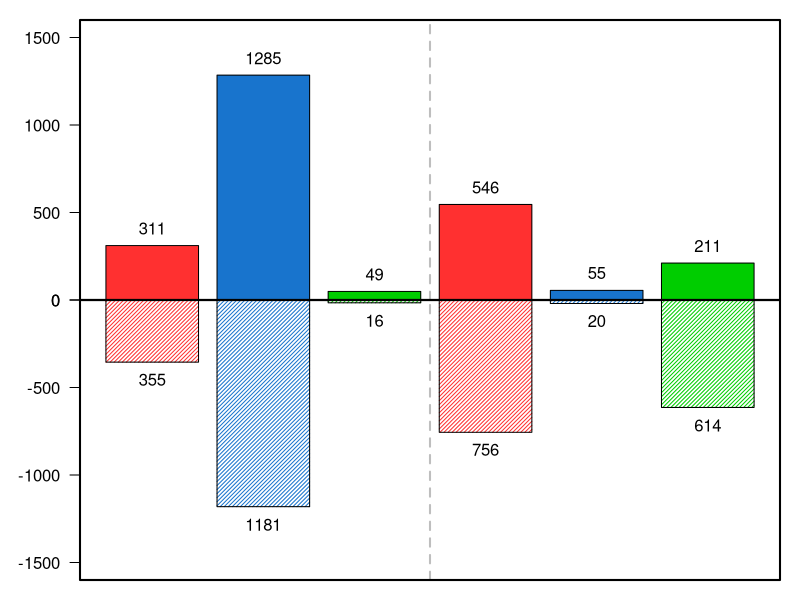
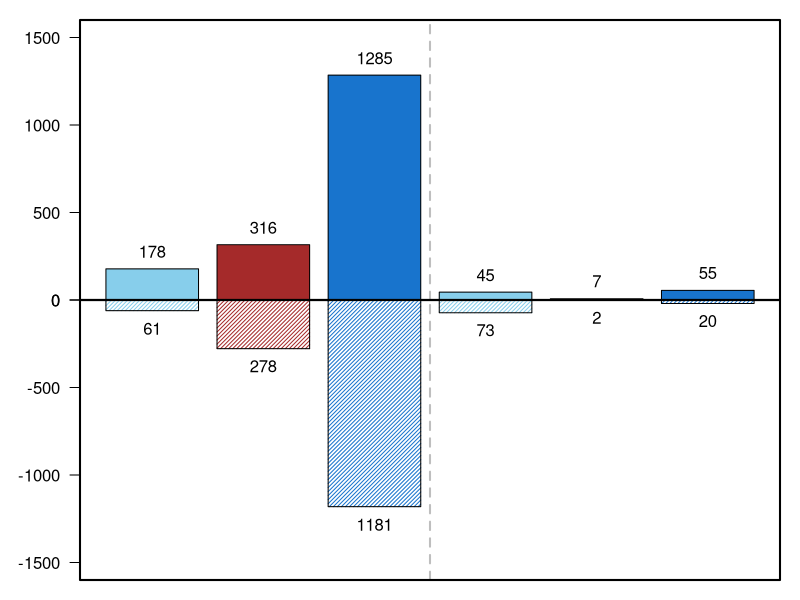

R code for these plots, in order:
###Author: Harry Fischl
###Bar charts of number of genes showing significant (padj < 0.05) differential transcript levels (up and down regulation) at each cold temperature condition v 37 degrees
###Figure 2A and Figure EV2F
###############################Work directories

TWD = getwd()
TWD1 = "./DESeq/DifferentialGeneExpressionGeneLists/"
TWD2 = "./Rplots/"
setwd(TWD1)
################################################################################

ctemp1 = read.csv("AC16_37d_C_vs_AC16_28d24h_C_DESEQ.csv", stringsAsFactors = F) #A
ctemp2 = read.csv("AC16_37d_C_vs_AC16_18d24h_C_DESEQ.csv", stringsAsFactors = F) #B
ctemp3 = read.csv("AC16_37d_C_vs_AC16_8d24h_C_DESEQ.csv", stringsAsFactors = F) #C
ntemp1 = read.csv("AC16_37d_N_vs_AC16_28d24h_N_DESEQ.csv", stringsAsFactors = F) #A
ntemp2 = read.csv("AC16_37d_N_vs_AC16_18d24h_N_DESEQ.csv", stringsAsFactors = F) #B
ntemp3 = read.csv("AC16_37d_N_vs_AC16_8d24h_N_DESEQ.csv", stringsAsFactors = F) #C

###24h at 28, 18 or 8 degrees C
ctemplist = list(ctemp1,ctemp2,ctemp3)
ntemplist = list(ntemp1,ntemp2,ntemp3)

ctime1 = read.csv("AC16_37d_C_vs_AC16_18d5h_C_DESEQ.csv", stringsAsFactors = F) #D
ctime2 = read.csv("AC16_37d_C_vs_AC16_18d10h_C_DESEQ.csv", stringsAsFactors = F) #E
ntime1 = read.csv("AC16_37d_N_vs_AC16_18d5h_N_DESEQ.csv", stringsAsFactors = F) #D
ntime2 = read.csv("AC16_37d_N_vs_AC16_18d10h_N_DESEQ.csv", stringsAsFactors = F) #E

###5, 10 , or 24h at 18 degrees C
ctimelist = list(ctime1,ctime2,ctemp2)
ntimelist = list(ntime1,ntime2,ntemp2)

#######################################################################################
setwd(TWD)
setwd(TWD2)

upregC = rep(NA, 3)
dnregC = rep(NA, 3)
upregN = rep(NA, 3)
dnregN = rep(NA, 3)
for(a1 in 1:length(ctemplist)){
  c1 = ctemplist[[a1]]
  c2 = c1[!is.na(c1$padj),]
  c3 = c2[c2$padj < 0.05,]
  upregC[a1] = length(c3[c3$log2FoldChange > 0,]$X)
  dnregC[a1] = length(c3[c3$log2FoldChange < 0,]$X)
  #########################################
  n1 = ntemplist[[a1]]
  n2 = n1[!is.na(n1$padj),]
  n3 = n2[n2$padj < 0.05,]
  upregN[a1] = length(n3[n3$log2FoldChange > 0,]$X)
  dnregN[a1] = length(n3[n3$log2FoldChange < 0,]$X)
}

png("DifferentTempsBarChartCytNucStacked_withNumbers.png", height = 3, width = 3, units = "in", res = 600)
layout(matrix(c(1,2), 2, byrow = TRUE))
q1 = c(upregN,upregC)
q2 = -c(dnregN,dnregC)
par(mar=c(0,4,1,1))
mp = barplot(q1,ylim=c(0,1600), las=1, col=c("firebrick1","dodgerblue3","green3"))
abline(v=mean(mp),lty=2,lwd=2, col="grey")
text(x = as.vector(mp), y=q1+100, labels = q1, cex=1)
box(lwd=2)
par(mar=c(1,4,0,1))
mp = barplot(q2,ylim=c(-1600,0), las=1, angle=45, density=35, col=c("firebrick1","dodgerblue3","green3"))
abline(v=mean(mp),lty=2,lwd=2, col="grey")
text(x = as.vector(mp), y=q2-100, labels = abs(q2), cex=1)
box(lwd=2)
dev.off()
#######################################################################################
#######################################################################################
#######################################################################################

upregC = rep(NA, 3)
dnregC = rep(NA, 3)
upregN = rep(NA, 3)
dnregN = rep(NA, 3)
for(a1 in 1:length(ctimelist)){
  c1 = ctimelist[[a1]]
  c2 = c1[!is.na(c1$padj),]
  c3 = c2[c2$padj < 0.05,]
  upregC[a1] = length(c3[c3$log2FoldChange > 0,]$X)
  dnregC[a1] = length(c3[c3$log2FoldChange < 0,]$X)
  #########################################
  n1 = ntimelist[[a1]]
  n2 = n1[!is.na(n1$padj),]
  n3 = n2[n2$padj < 0.05,]
  upregN[a1] = length(n3[n3$log2FoldChange > 0,]$X)
  dnregN[a1] = length(n3[n3$log2FoldChange < 0,]$X)
}

png("DifferentTimes18dBarChartCytNucStacked_withNumbers.png", height = 3, width = 3, units = "in", res = 600)
layout(matrix(c(1,2), 2, byrow = TRUE))
q1 = c(upregN,upregC)
q2 = -c(dnregN,dnregC)
par(mar=c(0,4,1,1))
mp = barplot(q1,ylim=c(0,1600), las=1, col=c("skyblue","brown","dodgerblue3"))
abline(v=mean(mp),lty=2,lwd=2, col="grey")
text(x = as.vector(mp), y=q1+100, labels = q1, cex=1)
box(lwd=2)
par(mar=c(1,4,0,1))
mp = barplot(q2,ylim=c(-1600,0), las=1, angle=45, density=35, col=c("skyblue","brown","dodgerblue3"))
abline(v=mean(mp),lty=2,lwd=2, col="grey")
text(x = as.vector(mp), y=q2-100, labels = abs(q2), cex=1)
box(lwd=2)
dev.off()

